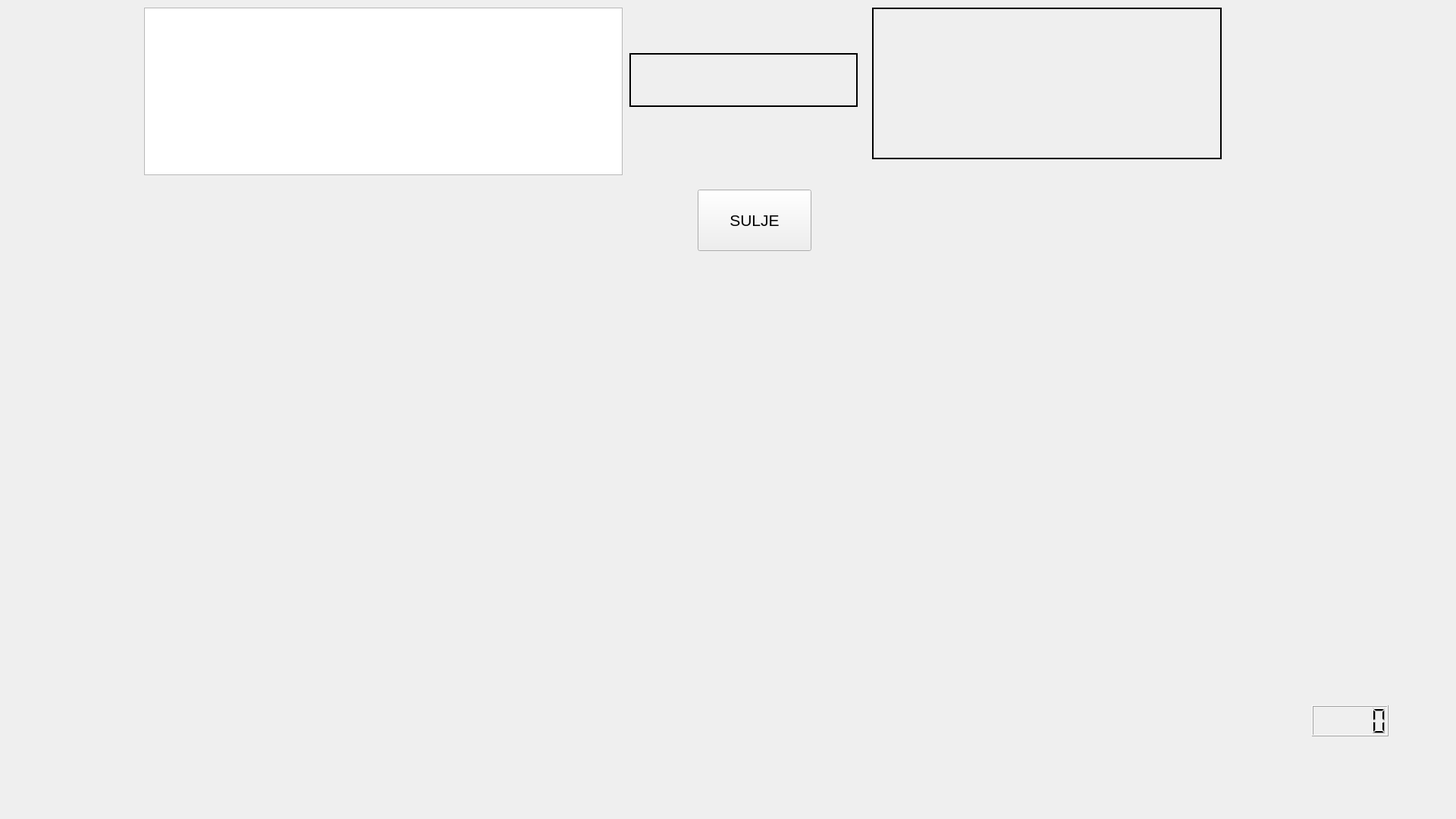
<?xml version="1.0" encoding="UTF-8"?>
<ui version="4.0">
 <class>saldoWindow</class>
 <widget class="QWidget" name="saldoWindow">
  <property name="geometry">
   <rect>
    <x>0</x>
    <y>0</y>
    <width>1920</width>
    <height>1080</height>
   </rect>
  </property>
  <property name="windowTitle">
   <string>Saldo</string>
  </property>
  <property name="styleSheet">
   <string notr="true">background-image: url(:/icons/talvi.jpg);</string>
  </property>
  <widget class="QLabel" name="labelSaldo">
   <property name="geometry">
    <rect>
     <x>830</x>
     <y>70</y>
     <width>301</width>
     <height>71</height>
    </rect>
   </property>
   <property name="font">
    <font>
     <pointsize>16</pointsize>
    </font>
   </property>
   <property name="frameShape">
    <enum>QFrame::Panel</enum>
   </property>
   <property name="lineWidth">
    <number>2</number>
   </property>
   <property name="text">
    <string/>
   </property>
  </widget>
  <widget class="QPushButton" name="suljeButton">
   <property name="geometry">
    <rect>
     <x>920</x>
     <y>250</y>
     <width>150</width>
     <height>81</height>
    </rect>
   </property>
   <property name="font">
    <font>
     <pointsize>16</pointsize>
    </font>
   </property>
   <property name="text">
    <string>SULJE</string>
   </property>
  </widget>
  <widget class="QLabel" name="labelAsiakas">
   <property name="geometry">
    <rect>
     <x>1150</x>
     <y>10</y>
     <width>461</width>
     <height>200</height>
    </rect>
   </property>
   <property name="font">
    <font>
     <pointsize>16</pointsize>
    </font>
   </property>
   <property name="frameShape">
    <enum>QFrame::Panel</enum>
   </property>
   <property name="lineWidth">
    <number>2</number>
   </property>
   <property name="text">
    <string/>
   </property>
   <property name="alignment">
    <set>Qt::AlignCenter</set>
   </property>
  </widget>
  <widget class="QLCDNumber" name="timer">
   <property name="geometry">
    <rect>
     <x>1730</x>
     <y>930</y>
     <width>101</width>
     <height>41</height>
    </rect>
   </property>
  </widget>
  <widget class="QTableWidget" name="tableWidget">
   <property name="geometry">
    <rect>
     <x>190</x>
     <y>10</y>
     <width>631</width>
     <height>221</height>
    </rect>
   </property>
   <attribute name="horizontalHeaderStretchLastSection">
    <bool>true</bool>
   </attribute>
  </widget>
 </widget>
 <resources/>
 <connections/>
</ui>
